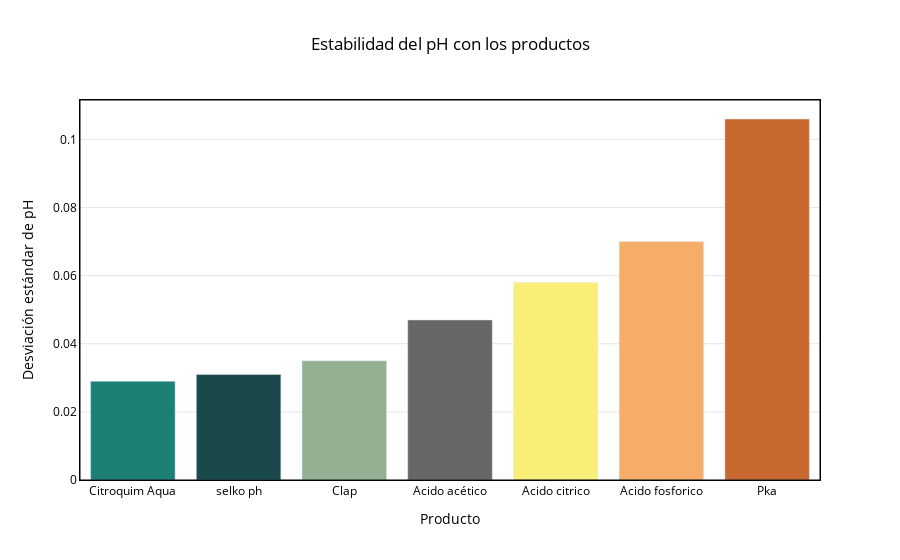

Source (notebook cell):
### Code cell
fig_stab

### Figure 1 — Plotly figure (JSON) as saved in the notebook; plotly's stock layout.template omitted (floating-point values rounded to 4 significant figures)
{"data": [{"alignmentgroup": "True", "hovertemplate": "producto=%{x}<br>pH_sd=%{y}<extra></extra>", "legendgroup": "Citroquim Aqua", "marker": {"color": "#1c8074", "pattern": {"shape": ""}}, "name": "Citroquim Aqua", "offsetgroup": "Citroquim Aqua", "orientation": "v", "showlegend": true, "textfont": {"color": "black"}, "textposition": "outside", "type": "bar", "x": ["Citroquim Aqua"], "xaxis": "x", "y": [0.029], "yaxis": "y"}, {"alignmentgroup": "True", "hovertemplate": "producto=%{x}<br>pH_sd=%{y}<extra></extra>", "legendgroup": "selko ph", "marker": {"color": "#1a494c", "pattern": {"shape": ""}}, "name": "selko ph", "offsetgroup": "selko ph", "orientation": "v", "showlegend": true, "textfont": {"color": "black"}, "textposition": "outside", "type": "bar", "x": ["selko ph"], "xaxis": "x", "y": [0.031], "yaxis": "y"}, {"alignmentgroup": "True", "hovertemplate": "producto=%{x}<br>pH_sd=%{y}<extra></extra>", "legendgroup": "Clap", "marker": {"color": "#94af92", "pattern": {"shape": ""}}, "name": "Clap", "offsetgroup": "Clap", "orientation": "v", "showlegend": true, "textfont": {"color": "black"}, "textposition": "outside", "type": "bar", "x": ["Clap"], "xaxis": "x", "y": [0.035], "yaxis": "y"}, {"alignmentgroup": "True", "hovertemplate": "producto=%{x}<br>pH_sd=%{y}<extra></extra>", "legendgroup": "Acido acético", "marker": {"color": "#666666", "pattern": {"shape": ""}}, "name": "Acido acético", "offsetgroup": "Acido acético", "orientation": "v", "showlegend": true, "textfont": {"color": "black"}, "textposition": "outside", "type": "bar", "x": ["Acido acético"], "xaxis": "x", "y": [0.047], "yaxis": "y"}, {"alignmentgroup": "True", "hovertemplate": "producto=%{x}<br>pH_sd=%{y}<extra></extra>", "legendgroup": "Acido citrico", "marker": {"color": "#f9ee77", "pattern": {"shape": ""}}, "name": "Acido citrico", "offsetgroup": "Acido citrico", "orientation": "v", "showlegend": true, "textfont": {"color": "black"}, "textposition": "outside", "type": "bar", "x": ["Acido citrico"], "xaxis": "x", "y": [0.058], "yaxis": "y"}, {"alignmentgroup": "True", "hovertemplate": "producto=%{x}<br>pH_sd=%{y}<extra></extra>", "legendgroup": "Acido fosforico", "marker": {"color": "#f5ad68", "pattern": {"shape": ""}}, "name": "Acido fosforico", "offsetgroup": "Acido fosforico", "orientation": "v", "showlegend": true, "textfont": {"color": "black"}, "textposition": "outside", "type": "bar", "x": ["Acido fosforico"], "xaxis": "x", "y": [0.07], "yaxis": "y"}, {"alignmentgroup": "True", "hovertemplate": "producto=%{x}<br>pH_sd=%{y}<extra></extra>", "legendgroup": "Pka", "marker": {"color": "#c76931", "pattern": {"shape": ""}}, "name": "Pka", "offsetgroup": "Pka", "orientation": "v", "showlegend": true, "textfont": {"color": "black"}, "textposition": "outside", "type": "bar", "x": ["Pka"], "xaxis": "x", "y": [0.106], "yaxis": "y"}], "layout": {"barmode": "relative", "legend": {"title": {"text": "producto"}, "tracegroupgap": 0}, "paper_bgcolor": "rgba(0,0,0,0)", "plot_bgcolor": "rgba(0,0,0,0)", "shapes": [{"line": {"color": "black", "width": 1}, "type": "rect", "x0": 0, "x1": 1, "xref": "paper", "y0": 0, "y1": 1, "yref": "paper"}], "showlegend": false, "title": {"font": {"color": "black"}, "text": "Estabilidad del pH con los productos", "x": 0.5}, "xaxis": {"anchor": "y", "categoryarray": ["Citroquim Aqua", "selko ph", "Clap", "Acido acético", "Acido citrico", "Acido fosforico", "Pka"], "categoryorder": "array", "domain": [0, 1], "linecolor": "black", "mirror": true, "showline": true, "tickfont": {"color": "black"}, "title": {"font": {"color": "black"}, "text": "Producto"}}, "yaxis": {"anchor": "x", "domain": [0, 1], "gridcolor": "rgba(0,0,0,0.1)", "linecolor": "black", "mirror": true, "showline": true, "tickfont": {"color": "black"}, "title": {"font": {"color": "black"}, "text": "Desviación estándar de pH"}}}}
